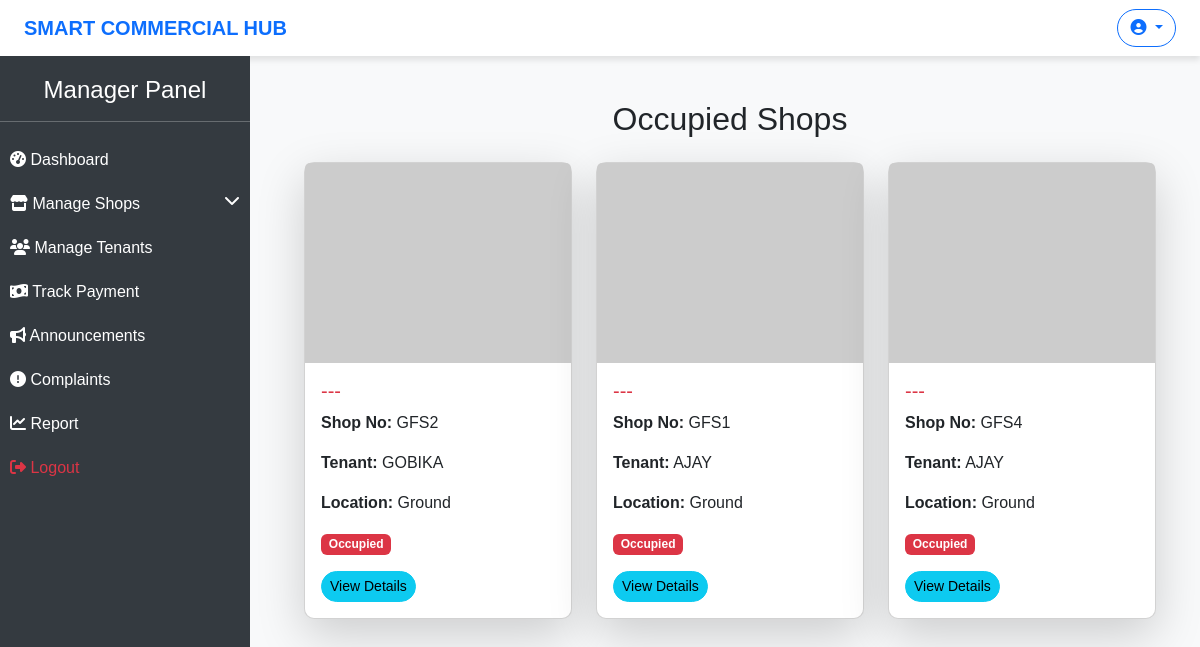
Before: /occupied-shops/ with the older database file.
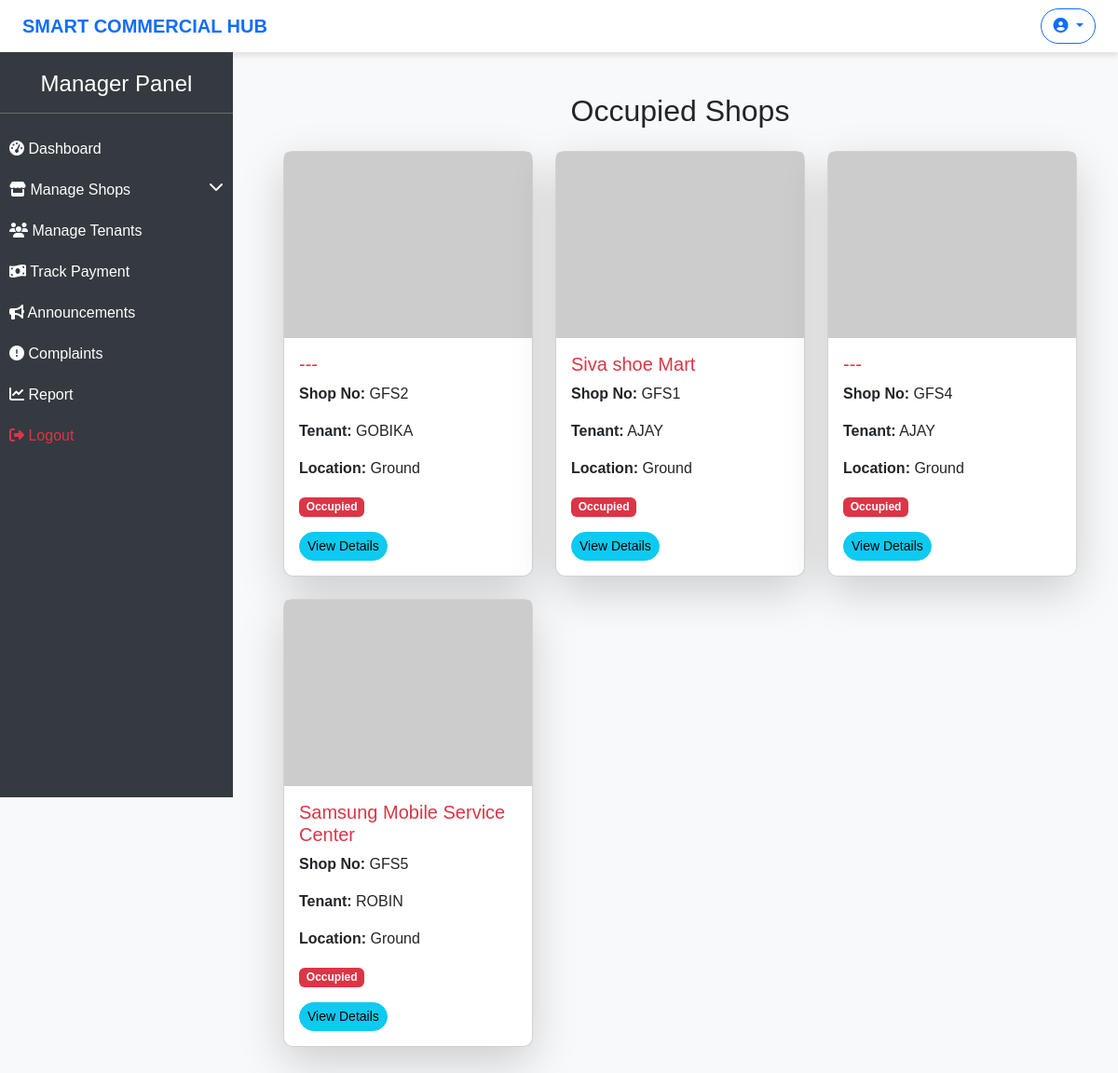
After: the same page with the newer database file.
### hub/models.py (models this page shows, shortened)
class AllocatedShop(models.Model):
    id = models.AutoField(primary_key=True)
    shop_id = models.ForeignKey(Shop,on_delete=models.CASCADE,related_name='shops')
    tenant_id = models.ForeignKey(Tenant,on_delete=models.CASCADE,related_name='tenants')
    lease_start = models.DateField()
    lease_end = models.DateField()
    rent_amount = models.DecimalField(max_digits=7,decimal_places=2)
    security_deposit = models.DecimalField(max_digits=7,decimal_places=2)
    payment_status = models.CharField(max_length=15,choices=PAYMENT_STATUS)
    status = models.CharField(max_length=10,choices=STATUS_CHOICES)
    agreement_document = models.FileField(upload_to='agreement/', null=True, blank=True)
    created_at = models.DateTimeField(auto_now_add=True)
    updated_at = models.DateTimeField(auto_now_add=True)

class Shop(models.Model):
    STATUS_CHOICES = [
        ('occupied','Occupied'),
        ('vacant','Vacant'),
    ]
    SHOP_TYPES = [
        ('retail', 'Retail'),
        ('restaurant', 'Restaurant'),
        ('service', 'Service'),
        ('entertainment', 'Entertainment'),
        ('other', 'Other'),
    ]
    id = models.AutoField(primary_key=True)
    name = models.CharField(max_length=115)
    shop_no = models.CharField(max_length=10,unique=True)
    size = models.IntegerField(null=True,blank=True)
    location = models.CharField(max_length=115)
    shop_type = models.CharField(max_length=50,choices=SHOP_TYPES)
    status = models.CharField(max_length=15,choices=STATUS_CHOICES,default='vacant')
    image = models.ImageField(upload_to='shop_images/', null=True, blank=True)
    created_at = models.DateTimeField(auto_now_add=True)
    updated_at = models.DateTimeField(auto_now_add=True)

class Tenant(models.Model):
    id = models.AutoField(primary_key=True)
    tenant = models.OneToOneField(User, on_delete=models.CASCADE)
    phone = models.CharField(max_length=12)
    address = models.CharField(max_length=255)
    id_proof = models.FileField(upload_to='id_proof/',null=True,blank=True)
    image = models.ImageField(upload_to='tenant_images/', null=True, blank=True)
    created_at = models.DateTimeField(auto_now_add=True)
    updated_at = models.DateTimeField(auto_now=True)

### hub/views.py (the view)
# urls.py: path('occupied-shops/', occupied_shops, name='occupied_shops'),
def occupied_shops(request):
    allocated_shops = AllocatedShop.objects.select_related('shop_id', 'tenant_id__tenant')\
                                           .filter(shop_id__status='occupied')
    return render(request, "manager/occupied_shop.html", {"allocated_shops": allocated_shops})

### templates/manager/occupied_shop.html
{% extends "manager/base.html" %}
{% block content %}
<div class="container">
    <h2 class="text-center my-4">Occupied Shops</h2>
    <div class="row">
        {% for alloc in allocated_shops %}
    <div class="col-md-4">
        <div class="card shadow-lg mb-4">
            {% if alloc.shop_id.image %}
            <img src="{{ alloc.shop_id.image.url }}" class="card-img-top" alt="{{ alloc.shop_id.name }}">
            {% else %}
            <img src="https://via.placeholder.com/300x200?text=No+Image" class="card-img-top" alt="No Image">
            {% endif %}
            <div class="card-body">
                <h5 class="card-title text-danger">{{ alloc.shop_id.name }}</h5>
                <p><strong>Shop No:</strong> {{ alloc.shop_id.shop_no }}</p>
                <p><strong>Tenant:</strong> {{ alloc.tenant_id.tenant.get_full_name|upper }}</p>
                <p><strong>Location:</strong> {{ alloc.shop_id.location }}</p>
                <span class="badge bg-danger">Occupied</span>
                <div class="mt-3">
                    <a href="{% url 'shop_details' alloc.shop_id.id %}" class="btn btn-sm btn-info">View Details</a>
                </div>
            </div>
        </div>
    </div>
{% empty %}
    <p class="text-center text-muted">No occupied shops.</p>
{% endfor %}
    </div>
</div>
{% endblock %}

### templates/manager/base.html (shortened to what this page needs)
<!DOCTYPE html>
<html lang="en">
<head>
    <link href="https://cdn.jsdelivr.net/npm/bootstrap@5.3.0/dist/css/bootstrap.min.css" rel="stylesheet">
    <link rel="stylesheet" href="https://cdnjs.cloudflare.com/ajax/libs/font-awesome/6.4.0/css/all.min.css">
</head>
<body>
    <nav class="navbar navbar-expand-lg navbar-light px-4">
        <a class="navbar-brand fw-bold text-primary" href="#">SMART COMMERCIAL HUB</a>
        <div class="ms-auto">
            <div class="dropdown">
                <button class="btn btn-outline-primary dropdown-toggle" type="button" id="profileDropdown" data-bs-toggle="dropdown" aria-expanded="false">
                    <i class="fas fa-user-circle"></i> {{ request.user.username|upper }}
                </button>
            </div>
        </div>
    </nav>
    <div class="sidebar">
        <h4 class="text-center">Manager Panel</h4>
        <hr>
        <ul class="nav flex-column">
            <li class="nav-item">
                <a class="nav-link" href="{% url 'manager_dashboard' %}">
                    <i class="fas fa-tachometer-alt"></i> Dashboard
                </a>
            </li>
            <li class="nav-item">
                <a class="nav-link text-white" data-bs-toggle="collapse" href="#shopMenu" role="button" aria-expanded="false" aria-controls="shopMenu">
                    <i class="fas fa-store"></i> Manage Shops
                    <i class="fas fa-chevron-down float-end"></i>
                </a>
            </li>
            <li class="nav-item">
                <a class="nav-link" href="{% url 'manage_tenants' %}">
                    <i class="fas fa-users"></i> Manage Tenants
                </a>
            </li>
                <a class="nav-link" href="{% url 'manager-rent-payments' %}">
                    <i class="fas fa-money-bill-wave"></i> Track Payment
                </a>
            <li class="nav-item">
                <a class="nav-link" href="{% url 'post_announcement' %}">
                    <i class="fas fa-bullhorn"></i> Announcements
                </a>
            </li>
            <li class="nav-item">
                <a class="nav-link" href="{% url 'manage_complaints' %}">
                    <i class="fas fa-exclamation-circle"></i> Complaints
                </a>
            </li>
                <a class="nav-link" href="{% url 'generate_combined_report' %}">
                    <i class="fas fa-chart-line"></i> Report
                </a>
            <li class="nav-item">
                <a class="nav-link text-danger" href="{% url 'user_logout' %}">
                    <i class="fas fa-sign-out-alt"></i> Logout
                </a>
            </li>
        </ul>
    </div>
    <div class="main-content">
        <div class="container mt-3">
            {% block content %}
            {% endblock %}
        </div>
    </div>
</body>
</html>

### templates/manager/base.html (style rules this page uses)
body { font-family: 'Arial', sans-serif; background-color: #f8f9fa; }
.sidebar { height: 100vh; width: 250px; position: fixed; background-color: #343a40; color: white; padding-top: 20px; }
.sidebar .nav-link { color: white; font-size: 16px; padding: 10px; display: block; }
.main-content { margin-left: 260px; padding: 20px; }
.navbar { background-color: #ffffff; box-shadow: 0px 4px 6px rgba(0, 0, 0, 0.1); }
.card { border-radius: 10px; transition: transform 0.3s ease-in-out; }
.card-img-top { height: 200px; object-fit: cover; }
.btn { border-radius: 20px; }

Changed rows visible on the page:
changed AllocatedShop "GFS1": shop_id.name "---" → "Siva shoe Mart"
added AllocatedShop: shop_id.name "Samsung Mobile Service Center", shop_id.shop_no "GFS5", tenant_id.tenant.get_full_name "ROBIN", shop_id.location "Ground"
